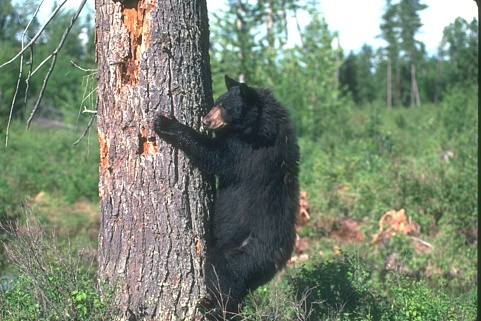
#> input picture image-compression/data/raw/100039.jpg, 481 x 321 px; its folder holds only this picture in this run
$ python svd_compression_stats.py
#> lines starting #> are read from the running program, lines starting #| are printed output that depends on the picture
from pathlib import Path
from typing import Iterable, List, Dict
import csv
import numpy as np
from PIL import Image


RAW_DIR = Path("data/raw")
RESULTS_CSV = Path("svd_results_grayscale.csv")
PCT_RANKS = [5,10,15,20,25,30,35,40,45,50,60]


def iter_image_paths(root, exts=(".jpg", ".jpeg", ".png", ".bmp", ".tif", ".tiff")):
    """Yield all image paths under root with given extensions."""
    for p in sorted(root.rglob("*")):
        if p.suffix.lower() in exts: yield p


def load_image_gray(path):
    """
    Load an image as grayscale float32 in [0, 1].
    Shape: (H, W)
    """
    img = Image.open(path).convert("L")  # grayscale
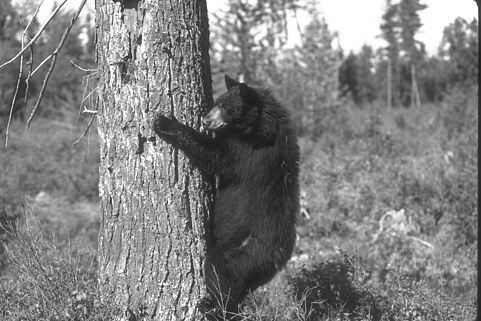
#> img: PIL image 481x321 L; min 23, max 255, mean 128.7
    arr = np.asarray(img, dtype=np.float32) / 255.0
    return arr


def mse_psnr(orig, recon, max_val=1.0):
    """
    Compute MSE and PSNR between two images (both assumed in [0, 1]).
    """
    diff = orig - recon
    mse = float(np.mean(diff ** 2, dtype=np.float64))
    if mse == 0.0:
        psnr = float("inf")
    else:
        psnr = float(10.0 * np.log10((max_val * max_val) / mse))
    return mse, psnr


def compression_ratio(height, width, k):
    """
    Compression ratio for rank-k SVD on a single grayscale image.

    Original: H * W numbers.
    SVD representation (rank k):
      U_k: H x k
      s_k: k singular values
      V_k^T: k x W
      -> total = k(H + W + 1)
    """
    n_orig = height * width
    n_svd = k * (height + width + 1)
    return float(n_orig) / float(n_svd)


def ranks_from_percentages(height, width, pct_ranks):
    """
    Convert %rank list into concrete k values based on max rank = min(H, W).
    """
    r_max = min(height, width)
    ks = set()
    for p in pct_ranks:
        k = int(round(r_max * (p / 100.0)))
        if k < 1:
            k = 1
        if k > r_max:
            k = r_max
        ks.add(k)
    return sorted(ks)


def reconstruct_from_svd(U: np.ndarray, s: np.ndarray, Vt: np.ndarray, k: int) -> np.ndarray:
    """
    Given full SVD (U, s, Vt) of shape (H, W),
    reconstruct rank-k approximation.
    """
    k_eff = min(k, len(s), U.shape[1], Vt.shape[0])
    U_k = U[:, :k_eff]
    s_k = s[:k_eff]
    Vt_k = Vt[:k_eff, :]

    # (U_k * s_k) @ Vt_k is equivalent to U_k @ diag(s_k) @ Vt_k
    A_k = (U_k * s_k) @ Vt_k
    return A_k


def run_svd_experiments_grayscale():
    rows = []

    image_paths = list(iter_image_paths(RAW_DIR))
    if not image_paths:
        raise RuntimeError(f"No images found under {RAW_DIR}")

    print(f"Found {len(image_paths)} images in {RAW_DIR}")

    for idx, img_path in enumerate(image_paths, start=1):
        print(f"[{idx}/{len(image_paths)}] {img_path.name}")

        # Load grayscale image in [0, 1]
        img = load_image_gray(img_path)   # (H, W)
        H, W = img.shape
#> H = 321; W = 481

        # Compute SVD once per image
        U, s, Vt = np.linalg.svd(img, full_matrices=False)
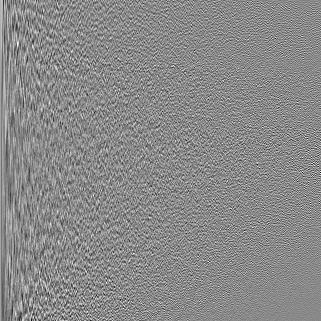
#> U: shape (321, 321) float32; min -0.278, max 0.237, mean 0.00014; drawn with min black and max white
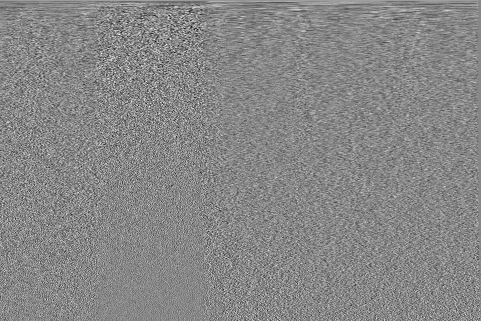
#> Vt: shape (321, 481) float32; min -0.286, max 0.253, mean 0.000119; drawn with min black and max white
#> s = 321 values, max 204.5 at index 0, min 0.0689 at index 320, mean 2.54

        # Decide k values from %rank
        ks = ranks_from_percentages(H, W, PCT_RANKS)

        for k in ks:
            recon = reconstruct_from_svd(U, s, Vt, k)
            # Clip just in case of tiny numerical overshoot
            recon = np.clip(recon, 0.0, 1.0)

            mse, psnr = mse_psnr(img, recon)
            cr = compression_ratio(H, W, k)
            pct_rank = 100.0 * k / float(min(H, W))

            rows.append({
                "image": img_path.name,
                "height": H,
                "width": W,
                "k": k,
                "pct_rank": pct_rank,
                "compression_ratio": cr,
                "mse": mse,
                "psnr": psnr,
            })
#> this loop made 11 passes
#> (k_eff in reconstruct_from_svd, mse, psnr) on passes 1 to 11: (16, 0.00787, 21.04), (32, 0.00494, 23.06), (48, 0.00334, 24.76), (64, 0.00231, 26.36), (80, 0.0016, 27.95), (96, 0.00112, 29.5), (112, 0.000783, 31.06), (128, 0.000542, 32.66), (144, 0.000369, 34.33), (160, 0.000248, 36.05), (193, 0.000105, 39.79)
#> pass 1, in reconstruct_from_svd, `A_k = (U_k * s_k) @ Vt_k`:
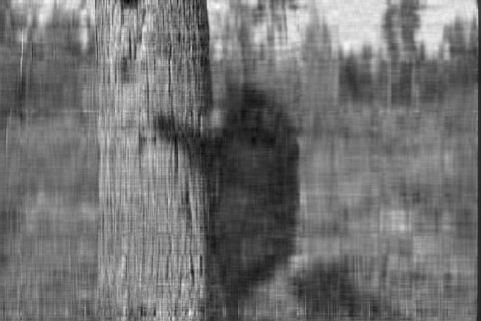
#> A_k: shape (321, 481) float32; min -0.0362, max 1.17, mean 0.505; drawn with min black and max white
#> pass 1, in run_svd_experiments_grayscale, `recon = np.clip(recon, 0.0, 1.0)`:
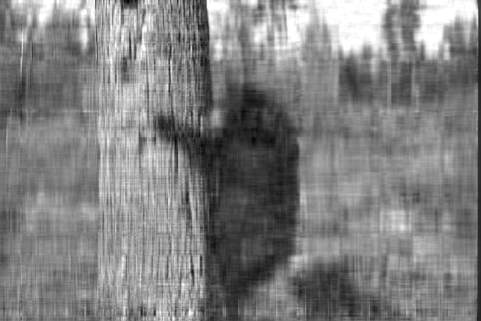
#> recon: shape (321, 481) float32; min 0, max 1, mean 0.504
#> pass 1, in mse_psnr, `diff = orig - recon`:
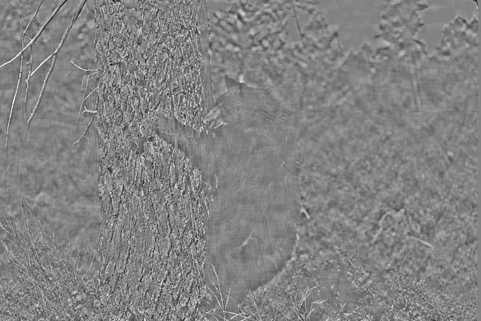
#> diff: shape (321, 481) float32; min -0.657, max 0.625, mean 0.00039; drawn with min black and max white
#> pass 2, in reconstruct_from_svd (call 2), `U_k = U[:, :k_eff]`:
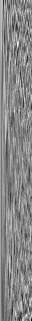
#> U_k: shape (321, 32) float32; min -0.262, max 0.234, mean 0.00142; drawn with min black and max white
#> after the loop, rows = 11 items

    # Save to CSV
    fieldnames = [
        "image", "height", "width",
        "k", "pct_rank", "compression_ratio", "mse", "psnr"
    ]

    with RESULTS_CSV.open("w", newline="") as f:
        writer = csv.DictWriter(f, fieldnames=fieldnames)
        writer.writeheader()
        writer.writerows(rows)

    print(f"Saved results to {RESULTS_CSV}")


if __name__ == "__main__":
    run_svd_experiments_grayscale()

$ run again, on image-compression/data/raw/105027.jpg
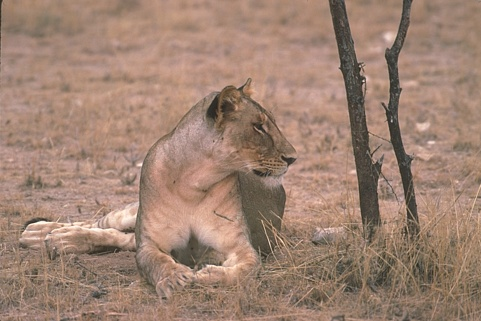
#> input picture image-compression/data/raw/105027.jpg, 481 x 321 px
#> s = 321 values, max 212.7 at index 0, min 0.0133 at index 320, mean 1.74
#> the loop in run_svd_experiments_grayscale, `for k in ks:` made 11 passes
#> (k_eff in reconstruct_from_svd, mse, psnr) on passes 1 to 8: (16, 0.00248, 26.05), (32, 0.00148, 28.31), (48, 0.000979, 30.09), (64, 0.00067, 31.74), (80, 0.000462, 33.35), (96, 0.000319, 34.96), (112, 0.00022, 36.58), (128, 0.00015, 38.24)
#> pass 1, in mse_psnr, `diff = orig - recon`:
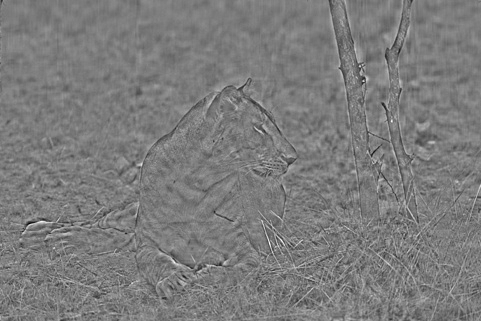
#> diff: shape (321, 481) float32; min -0.411, max 0.432, mean 1.48e-06; drawn with min black and max white
#> pass 2, in reconstruct_from_svd (call 2), `U_k = U[:, :k_eff]`:
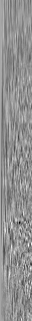
#> U_k: shape (321, 32) float32; min -0.36, max 0.274, mean 0.00181; drawn with min black and max white
#> after the loop in run_svd_experiments_grayscale, `for k in ks:`: rows = 11 items

$ run again, on image-compression/data/raw/108070.jpg
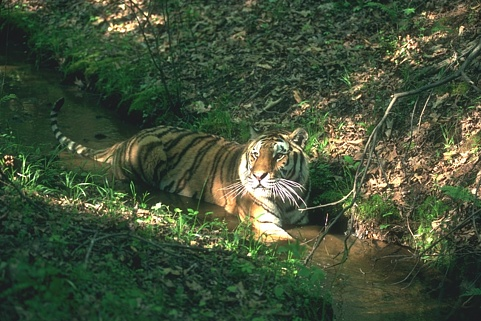
#> input picture image-compression/data/raw/108070.jpg, 481 x 321 px
#> s = 321 values, max 119.7 at index 0, min 0.0369 at index 320, mean 2.32
#> the loop in run_svd_experiments_grayscale, `for k in ks:` made 11 passes
#> (k_eff in reconstruct_from_svd, mse, psnr) on passes 1 to 8: (16, 0.00866, 20.62), (32, 0.00581, 22.36), (48, 0.0041, 23.88), (64, 0.00293, 25.34), (80, 0.00211, 26.75), (96, 0.00153, 28.15), (112, 0.0011, 29.58), (128, 0.000787, 31.04)
#> pass 1, in mse_psnr, `diff = orig - recon`:
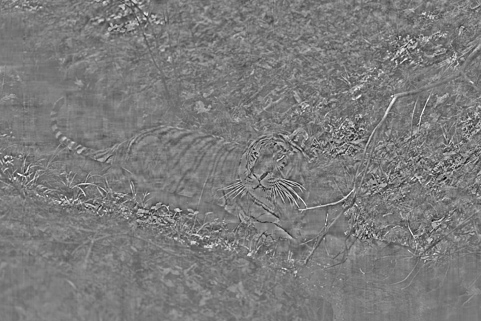
#> diff: shape (321, 481) float32; min -0.615, max 0.652, mean 9.16e-05; drawn with min black and max white
#> pass 2, in reconstruct_from_svd (call 2), `U_k = U[:, :k_eff]`:
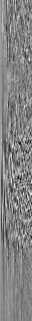
#> U_k: shape (321, 32) float32; min -0.256, max 0.246, mean 0.0025; drawn with min black and max white
#> after the loop in run_svd_experiments_grayscale, `for k in ks:`: rows = 11 items

$ run again, on image-compression/data/raw/108073.jpg
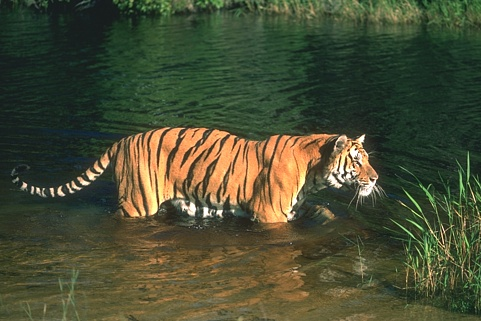
#> input picture image-compression/data/raw/108073.jpg, 481 x 321 px
#> s = 321 values, max 120.5 at index 0, min 0.0145 at index 320, mean 1.7
#> the loop in run_svd_experiments_grayscale, `for k in ks:` made 11 passes
#> (k_eff in reconstruct_from_svd, mse, psnr) on passes 1 to 8: (16, 0.00374, 24.27), (32, 0.00209, 26.79), (48, 0.00132, 28.78), (64, 0.000878, 30.56), (80, 0.000599, 32.23), (96, 0.000411, 33.86), (112, 0.000285, 35.46), (128, 0.000197, 37.06)
#> pass 2, in reconstruct_from_svd (call 2), `U_k = U[:, :k_eff]`:
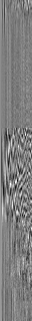
#> U_k: shape (321, 32) float32; min -0.287, max 0.293, mean 0.00191; drawn with min black and max white
#> after the loop in run_svd_experiments_grayscale, `for k in ks:`: rows = 11 items
